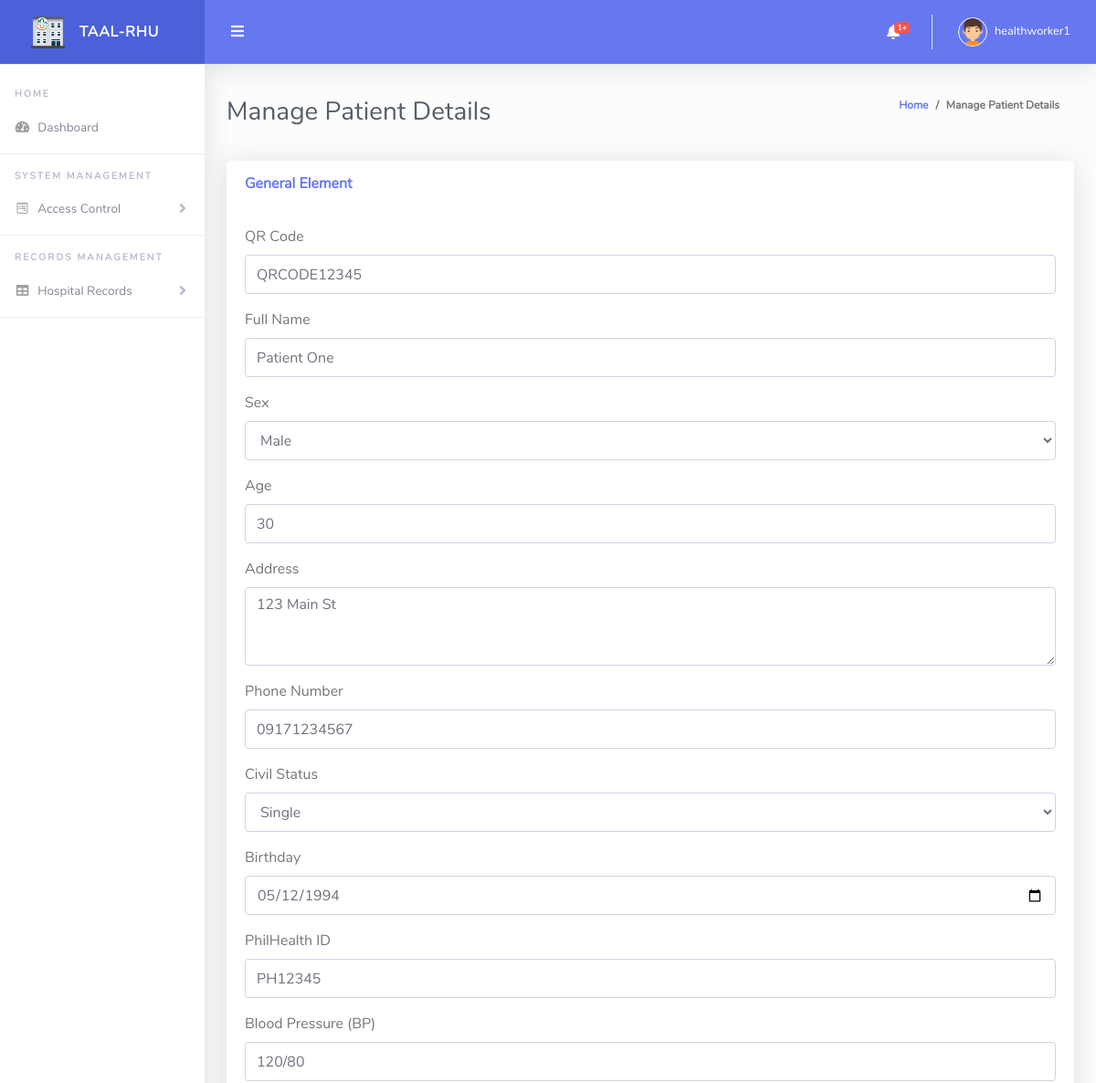
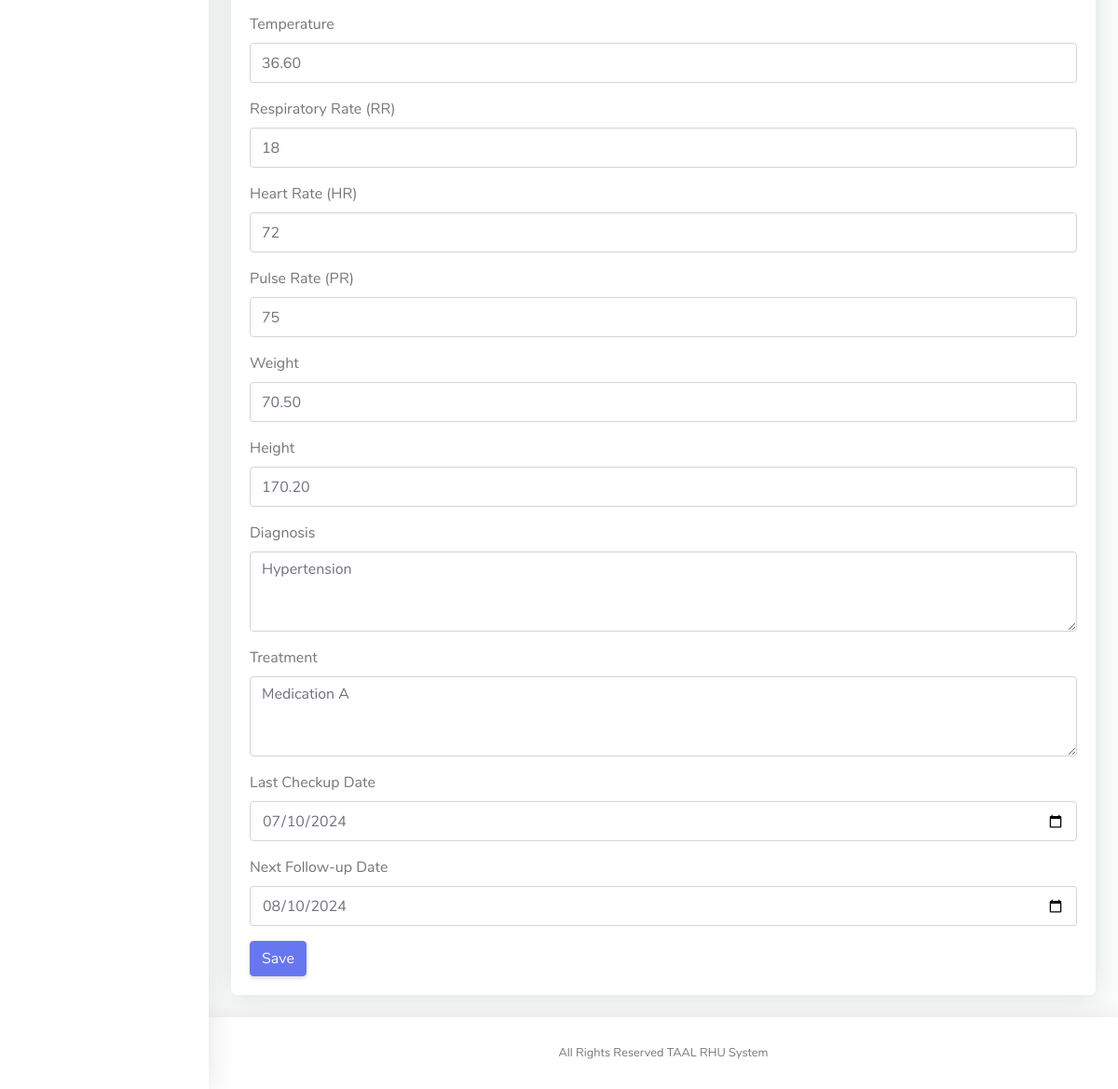
The app's page /worker/edit_patient.php?pid=1 (signed in), older data (2 pictures, top to bottom).
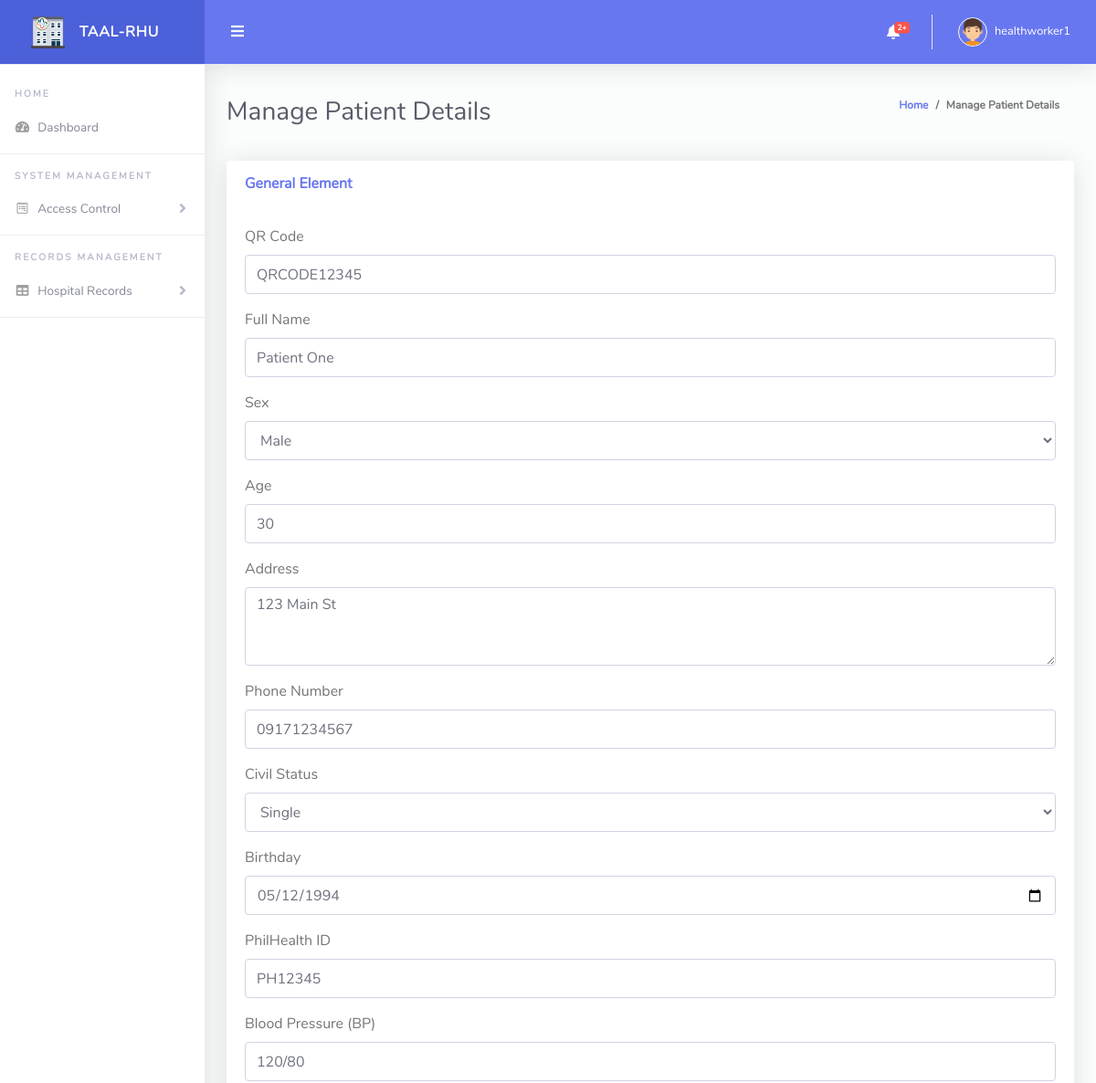
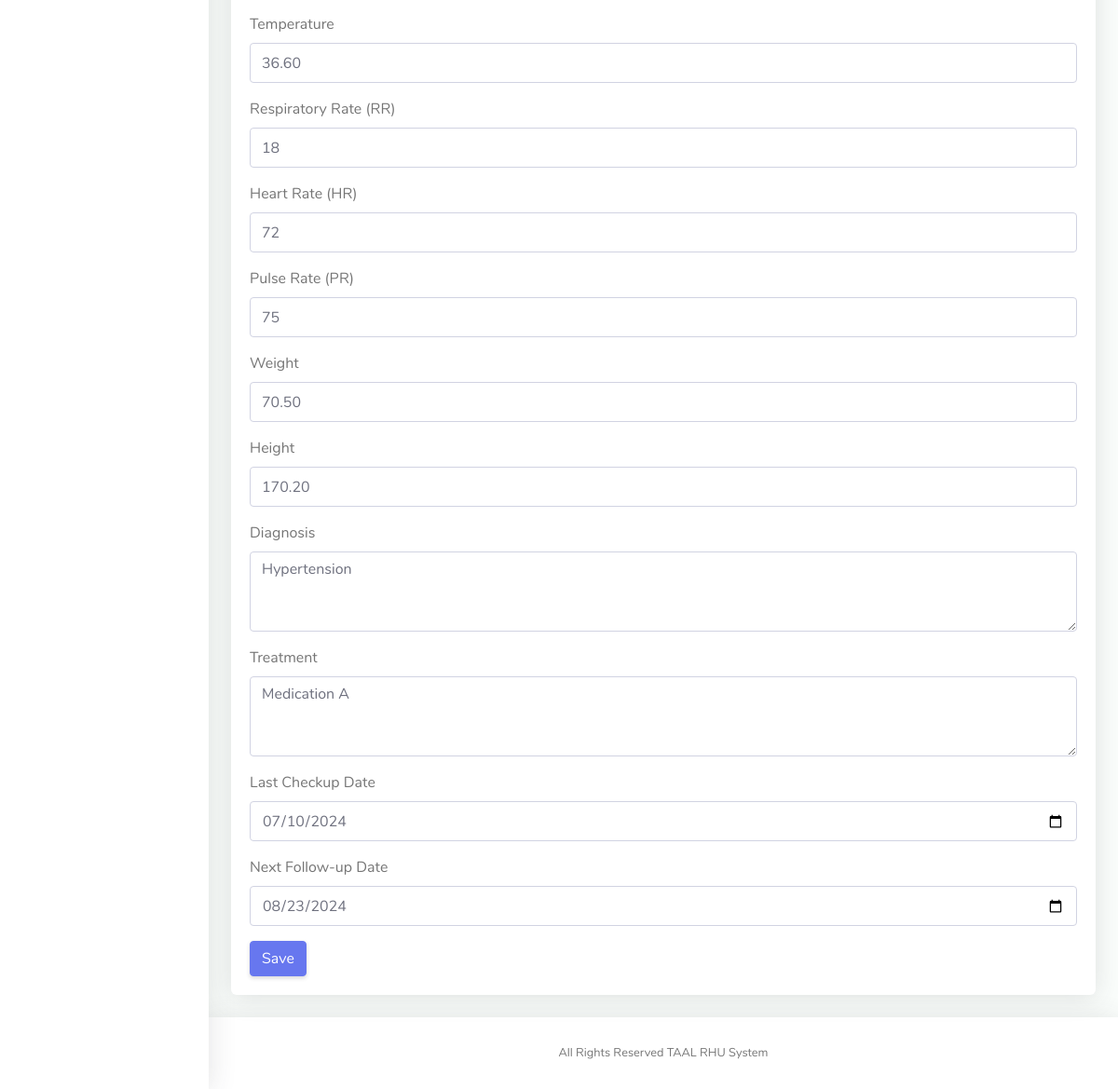
The same page, newer data (2 pictures, top to bottom).
### tables this page shows
CREATE TABLE `patients` (
  `patient_id` int(11) NOT NULL,
  `qr_code` varchar(255) NOT NULL,
  `full_name` varchar(100) NOT NULL,
  `sex` enum('male','female','other') NOT NULL,
  `age` int(11) NOT NULL,
  `address` varchar(255) DEFAULT NULL,
  `phone_number` varchar(15) DEFAULT NULL,
  `civil_status` varchar(50) DEFAULT NULL,
  `birthday` date DEFAULT NULL,
  `philhealth_id` varchar(50) DEFAULT NULL,
  `bp` varchar(10) DEFAULT NULL,
  `temperature` decimal(4,2) DEFAULT NULL,
  `rr` int(11) DEFAULT NULL,
  `hr` int(11) DEFAULT NULL,
  `pr` int(11) DEFAULT NULL,
  `weight` decimal(5,2) DEFAULT NULL,
  `height` decimal(5,2) DEFAULT NULL,
  `diagnosis` text DEFAULT NULL,
  `treatment` text DEFAULT NULL,
  `last_checkup_date` date DEFAULT NULL,
  `next_followup_date` date DEFAULT NULL
);

### worker/edit_patient.php (the view, shortened to what the changed rows need)
<!DOCTYPE html>
<?php include("../model/conn.php"); ?>
<html lang="en">
<head>
  <link href="vendor/fontawesome-free/css/all.min.css" rel="stylesheet" type="text/css">
  <link href="vendor/bootstrap/css/bootstrap.min.css" rel="stylesheet" type="text/css">
  <link href="css/ruang-admin.min.css" rel="stylesheet">
</head>
<body id="page-top">
  <div id="wrapper">
    <?php include("./nav.php");
$patient_id = isset($_GET['pid']) ? $_GET['pid'] : '';
$qr_code = $full_name = $sex = $age = $address = $phone_number = '';
$civil_status = $birthday = $philhealth_id = $bp = $temperature = '';
$rr = $hr = $pr = $weight = $height = $diagnosis = $treatment = '';
$last_checkup_date = $next_followup_date = '';
if ($patient_id) {
    $stmt = $conn->prepare("SELECT * FROM patients WHERE patient_id = ?");
    $stmt->bind_param("i", $patient_id);
    $stmt->execute();
    $result = $stmt->get_result();
    if ($row = $result->fetch_assoc()) {
        extract($row);
    }
}
    ?>
    <div class="container-fluid" id="container-wrapper">
      <div class="d-sm-flex align-items-center justify-content-between mb-4">
        <h1 class="h3 mb-0 text-gray-800">Manage Patient Details</h1>
      </div>
      <div class="row">
        <div class="col-lg-12">
          <div class="card mb-4">
            <div class="card-body">
              <form method="post">
                <div class="form-group">
                  <label for="qr_code">QR Code</label>
                  <input type="text" class="form-control" id="qr_code" name="qr_code" value="<?php echo $qr_code; ?>" required>
                </div>
                <div class="form-group">
                  <label for="full_name">Full Name</label>
                  <input type="text" class="form-control" id="full_name" name="full_name" value="<?php echo $full_name; ?>" required>
                </div>
                <div class="form-group">
                  <label for="sex">Sex</label>
                  <select class="form-control" id="sex" name="sex" required>
                    <option value="male" <?php echo ($sex == 'male') ? 'selected' : ''; ?>>Male</option>
                  </select>
                </div>
                <div class="form-group">
                  <label for="age">Age</label>
                  <input type="number" class="form-control" id="age" name="age" value="<?php echo $age; ?>" required>
                </div>
                <div class="form-group">
                  <label for="address">Address</label>
                  <textarea class="form-control" id="address" name="address" rows="3"><?php echo $address; ?></textarea>
                </div>
                <div class="form-group">
                  <label for="phone_number">Phone Number</label>
                  <input type="text" class="form-control" id="phone_number" name="phone_number" value="<?php echo $phone_number; ?>">
                </div>
                <div class="form-group">
                  <label for="civil_status">Civil Status</label>
                  <select class="form-control" id="civil_status" name="civil_status">
                    <option value="single" <?php echo ($civil_status == 'single') ? 'selected' : ''; ?>>Single</option>
                  </select>
                </div>
                <div class="form-group">
                  <label for="birthday">Birthday</label>
                  <input type="date" class="form-control" id="birthday" name="birthday" value="<?php echo $birthday; ?>">
                </div>
                <div class="form-group">
                  <label for="philhealth_id">PhilHealth ID</label>
                  <input type="text" class="form-control" id="philhealth_id" name="philhealth_id" value="<?php echo $philhealth_id; ?>">
                </div>
                <div class="form-group">
                  <label for="bp">Blood Pressure (BP)</label>
                  <input type="text" class="form-control" id="bp" name="bp" value="<?php echo $bp; ?>">
                </div>
                <div class="form-group">
                  <label for="temperature">Temperature</label>
                  <input type="number" step="0.1" class="form-control" id="temperature" name="temperature" value="<?php echo $temperature; ?>">
                </div>
                <div class="form-group">
                  <label for="rr">Respiratory Rate (RR)</label>
                  <input type="number" class="form-control" id="rr" name="rr" value="<?php echo $rr; ?>">
                </div>
                <div class="form-group">
                  <label for="hr">Heart Rate (HR)</label>
                  <input type="number" class="form-control" id="hr" name="hr" value="<?php echo $hr; ?>">
                </div>
                <div class="form-group">
                  <label for="pr">Pulse Rate (PR)</label>
                  <input type="number" class="form-control" id="pr" name="pr" value="<?php echo $pr; ?>">
                </div>
                <div class="form-group">
                  <label for="weight">Weight</label>
                  <input type="number" step="0.1" class="form-control" id="weight" name="weight" value="<?php echo $weight; ?>">
                </div>
                <div class="form-group">
                  <label for="height">Height</label>
                  <input type="number" step="0.1" class="form-control" id="height" name="height" value="<?php echo $height; ?>">
                </div>
                <div class="form-group">
                  <label for="diagnosis">Diagnosis</label>
                  <textarea class="form-control" id="diagnosis" name="diagnosis" rows="3"><?php echo $diagnosis; ?></textarea>
                </div>
                <div class="form-group">
                  <label for="treatment">Treatment</label>
                  <textarea class="form-control" id="treatment" name="treatment" rows="3"><?php echo $treatment; ?></textarea>
                </div>
                <div class="form-group">
                  <label for="last_checkup_date">Last Checkup Date</label>
                  <input type="date" class="form-control" id="last_checkup_date" name="last_checkup_date" value="<?php echo $last_checkup_date; ?>">
                </div>
                <div class="form-group">
                  <label for="next_followup_date">Next Follow-up Date</label>
                  <input type="date" class="form-control" id="next_followup_date" name="next_followup_date" value="<?php echo $next_followup_date; ?>">
                </div>
              </form>
            </div>
          </div>
        </div>
      </div>
    </div>
  </div>
  </div>
  </div>
</body>
</html>

### model/conn.php (shortened to what the changed rows need)
<?php
function NotificationsCount($conn) {
    $sql = "SELECT count(*) as count FROM `upcoming_followups` ";
$result = $conn->query($sql);
if ($result->num_rows > 0) {
   $row = $result->fetch_assoc();
    echo $row['count'];
  }
}
?>

Row changes from the older to the newer data that the page shows:
changed patients "QRCODE12345": next_followup_date "08/10/2024" → "08/23/2024"
Text that changed along with them:
$row['count']: "1" → "2"
